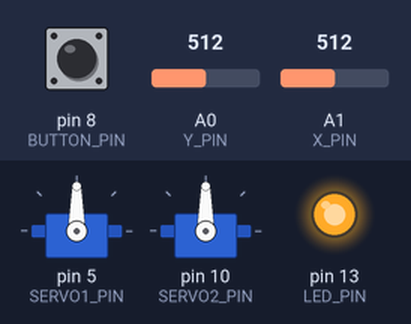
Bench run of a sketch on a simulated Arduino Uno, built with avr-gcc and run on an emulated ATmega328P. Shown: 2 × servo, output pins drawn as LEDs (lit = HIGH). The test bench sets the inputs (shaded band); at power-on: A0 (Y_PIN) = 512, A1 (X_PIN) = 512, pin 8 (BUTTON_PIN) HIGH.

Above: at 1.2 s.
1.3 s: A0 (Y_PIN) set to 716
At 2.5 s:
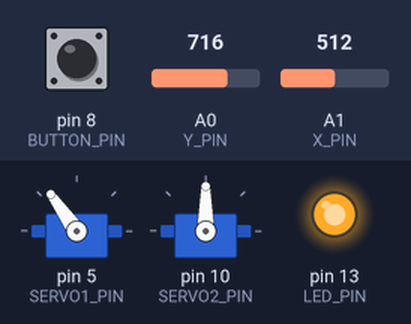
2.8 s: A1 (X_PIN) set to 716
At 3.8 s:
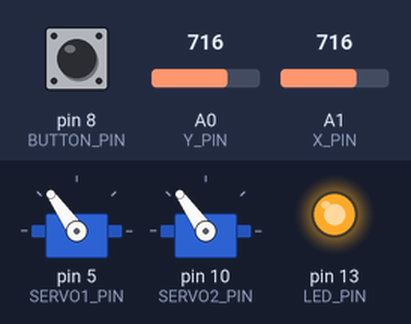
4.3 s: pin 8 (BUTTON_PIN) pulled LOW for 0.15 s
At 4.37 s:
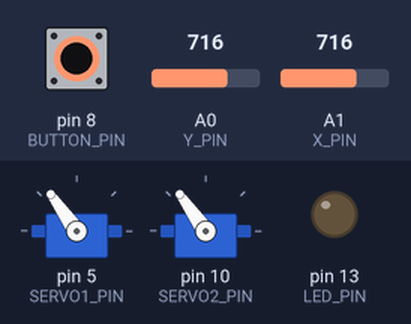
5.9 s: A0 (Y_PIN) set to 900
At 6.2 s:
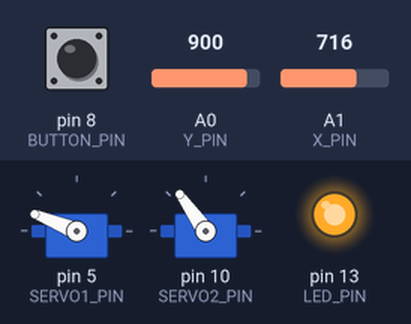
7.4 s: A1 (X_PIN) set to 900
At 8.5 s:
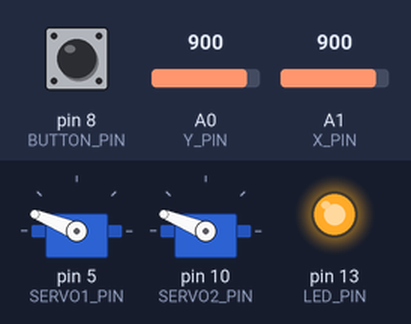
8.9 s: pin 8 (BUTTON_PIN) pulled LOW for 1 s
At 9.7 s:
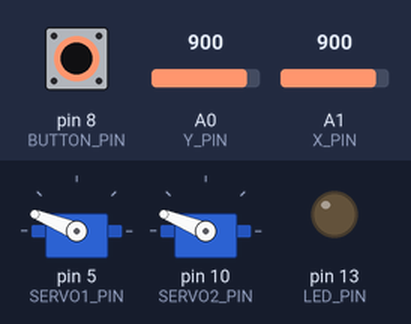
Timing chart, 0 to 11.9 s (numbered marks = the images above; inputs shaded):
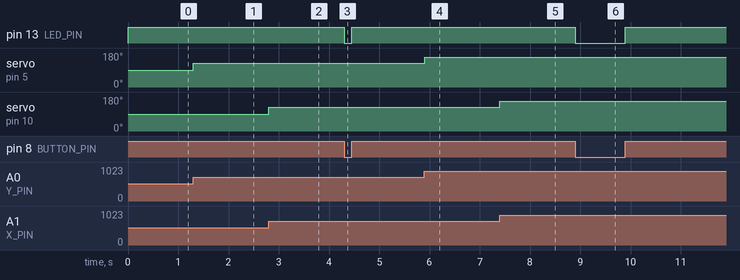

The sketch:

sketch_jul05a.ino
```cpp
#include <Servo.h>
Servo servo1;
Servo servo2;
const int Y_PIN = A0;
const int X_PIN = A1;
const int BUTTON_PIN = 8;
const int SERVO1_PIN = 5;
const int SERVO2_PIN = 10;
const int LED_PIN = 13;
float Step = 180.0 / 1024;

boolean isClicked = false;

void setup()
{
  Serial.begin(9600);
  pinMode(LED_PIN, OUTPUT);
  pinMode(BUTTON_PIN, INPUT_PULLUP);
  servo1.attach(SERVO1_PIN);
  servo2.attach(SERVO2_PIN);
  servo1.write(90);
  servo2.write(90);
}

void loop()
{
  if (digitalRead(BUTTON_PIN))
  {
    if (!isClicked)
    {
      digitalWrite(LED_PIN, HIGH);
      int yVal = analogRead(Y_PIN);
      int xVal = analogRead(X_PIN);
      float yAngle = yVal * Step;
      float xAngle = xVal * Step;
      servo1.write(yAngle);
      servo2.write(xAngle);
    }
  }
  else
  {
    digitalWrite(LED_PIN, LOW);
    isClicked = !isClicked;
  }
}
```

Measured:
- after the input at 1.3 s, servo on pin 5 (SERVO1_PIN): 90° → 125° at once
- after the input at 2.8 s, servo on pin 10 (SERVO2_PIN): 90° → 125° at once
- after the input at 4.3 s, pin 13 (LED_PIN): HIGH → LOW at once, → HIGH 0.15 s later
- after the input at 5.9 s, servo on pin 5 (SERVO1_PIN): 125° → 158° at once
- after the input at 7.4 s, servo on pin 10 (SERVO2_PIN): 125° → 158° at once
- after the input at 8.9 s, pin 13 (LED_PIN): HIGH → LOW at once, → HIGH 1.0 s later
